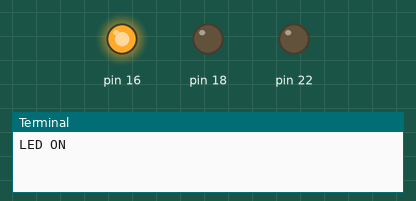
The program below on a simulated Raspberry Pi (header pin numbers). On the bench: output pins drawn as LEDs (lit = HIGH), the last lines printed to the terminal. At 15.0 s the program stops and its outputs stay as they are.

Above: at 0.1 s.
At 5.1 s:
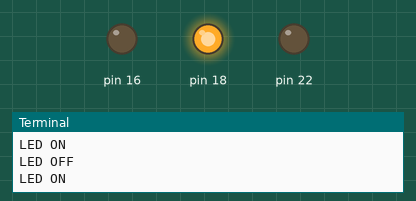
At 10.1 s:
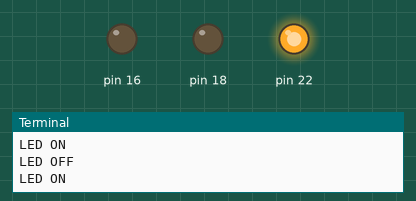
At 15.1 s:
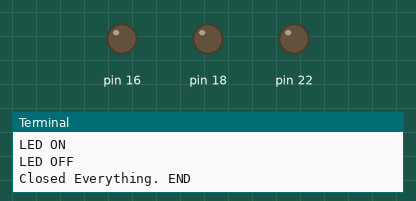
Timing chart, 0 to 16.5 s (numbered marks = the images above):
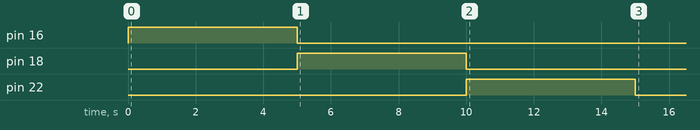

The program:

ledtest.py
```python
#!/usr/bin/python3
#ledtest.py
import time
import RPi.GPIO as GPIO
# RGB LED module
#HARDWARE SETUP
# P1
# 2[======XRG=B==]26
# 1[=============]25
# X=GND R=Red G=Green B=Blue

#Setup Active States
#Common Cathode RGB-LED (Cathode=Active Low)
RGB_ENABLE = 1; RGB_DISABLE = 0

#LED CONFIG - Set GPIO Ports
RGB_RED = 16; RGB_GREEN = 18; RGB_BLUE = 22
RGB = [RGB_RED,RGB_GREEN,RGB_BLUE]

def led_setup():
  #Setup the wiring
  GPIO.setmode(GPIO.BOARD)
  #Setup Ports
  for val in RGB:
    GPIO.setup(val,GPIO.OUT)

def main():
  led_setup()
  for val in RGB:
    GPIO.output(val,RGB_ENABLE)
    print("LED ON")
    time.sleep(5)
    GPIO.output(val,RGB_DISABLE)
    print("LED OFF")

try:
  main()
finally:
  GPIO.cleanup()
  print("Closed Everything. END")
#End
```

Measured:
- by itself, pin 16: LOW → HIGH at 0.00 s, → LOW 5.0 s later
- by itself, pin 18: LOW → HIGH at 5.0 s, → LOW 5.0 s later
- by itself, pin 22: LOW → HIGH at 10.0 s, → LOW 5.0 s later
